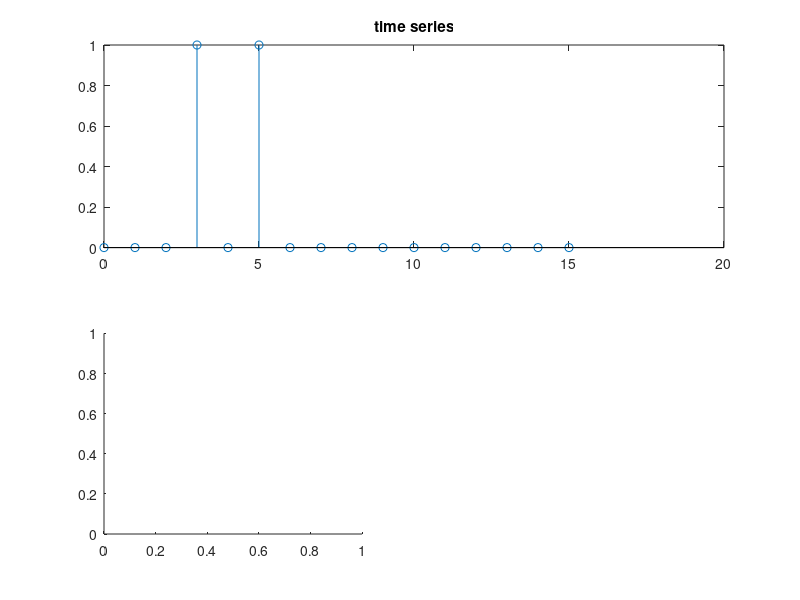

The MATLAB script that drew this image: (Note: this script raises an error after producing the figure.)
% lets do the synthesis equation! (equation 8-2)

x = [0 0 0 1 0 1 0 0 0 0 0 0 0 0 0 0];
figure(1); clf

% X = fft(x);
N = length(x);
K = length(x)/2+1;
ks = 0:K-1; % frequency vector... goes up to Nyquist
 
subplot(2,2,[1 2])
stem(0:N-1,x) % time series (non-repeating)
title('time series')
 
subplot(2,2,3)
plot(0:N-1,abs(X))
title('amplitude')
subplot(2,2,4)
plot(0:N-1,angle(X),'o')
title('phase')
ylim([-pi pi])

function X = dft(x)
% compute the DFT of a data vector x using basis functions
if size(x,1)<size(x,2)
x = x'; % transpose matrix if needed
end
K = length(x)/2 + 1; % number of frequency points to compute
fax = linspace(0,pi,K); % frequency axis in radians
n = (0:length(x)-1)'; % vector of time series indices (starting with 0)
for k=1:K % loop through each frequency (in radians)
ff = fax(k); % incremental frequency
c = cos(ff*n); % cosine basis function
s = sin(ff*n); % sine basis function
re(k) = sum(x.*c(:,k)); % real coefficient
im(k) = sum(x.*s(:,k)); % imaginary coefficient
end
X = re - im*(i); % complex spectrum
end 


